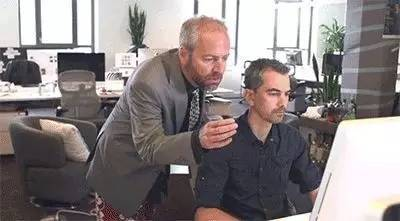
#> input picture book-opencv/img/p2.jpeg, 400 x 221 px
$ python 03basic_io.py
#> lines starting #> are read from the running program, lines starting #| are printed output that depends on the picture; after the words box and inside, x2 and y2 are one past the last pixel; in counts of white or black regions, pixels touching at a corner belong together
import numpy as np
import cv2 as cv2
import os

# python数据类型有
# Number（数字）
# String（字符串）
# List（列表）
# Tuple（元组）
# Sets（集合）
# Dictionary（字典）

# numpy的数据类型
# bool 用一位存储的布尔类型（值为TRUE或FALSE）
# inti 由所在平台决定其精度的整数（一般为int32或int64）
# int8 整数，范围为128至127
# int16 整数，范围为32 768至32 767
# int32 整数，范围为231至231 1
# int64 整数，范围为263至263 1
# uint8 无符号整数，范围为0至255
# uint16 无符号整数，范围为0至65 535
# uint32 无符号整数，范围为0至2321
# uint64 无符号整数，范围为0至2641
# float16 半精度浮点数（16位）：其中用1位表示正负号，5位表示指数，10位表示尾数
# float32 单精度浮点数（32位）：其中用1位表示正负号，8位表示指数，23位表示尾数
# float64或float 双精度浮点数（64位）：其中用1位表示正负号，11位表示指数，52位表示尾数
# complex64 复数，分别用两个32位浮点数表示实部和虚部
# complex128或complex 复数，分别用两个64位浮点数表示实部和虚部

img = np.zeros((3,3), dtype=np.uint8)
print(img)

# 图片转成BGR的格式
img = cv2.cvtColor(img, cv2.COLOR_GRAY2BGR)
print(img)

# 常见的色彩表示法：灰度、RGB、HSV

img = np.zeros((3,3), dtype=np.uint8)
print(img.shape)

# python使用cv2代表最新的接口，可以不使用cv模块编程
img = cv2.imread('img/p2.jpeg')
#> img is the input picture: shape (221, 400, 3); mean B, G, R 130.7, 130.4, 138.3
cv2.imwrite('img/p2.png',img)

# 加载灰度图像
grayImage = cv2.imread('img/p2.jpeg',cv2.IMREAD_GRAYSCALE)
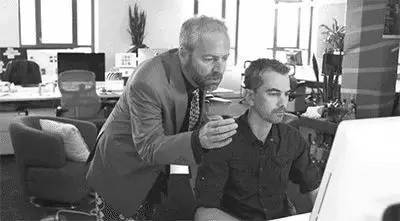
#> grayImage: shape (221, 400); min 0, max 255, mean 132.8
cv2.imwrite('img/p2_gray.png',grayImage)

# [11 lines of commented-out code are left out]
randomByteArray = bytearray(os.urandom(120000))
flatNumpyArray = np.array(randomByteArray)

grayImage = flatNumpyArray.reshape(300,400)
cv2.imwrite('img/p2_convert_gray.png',grayImage)
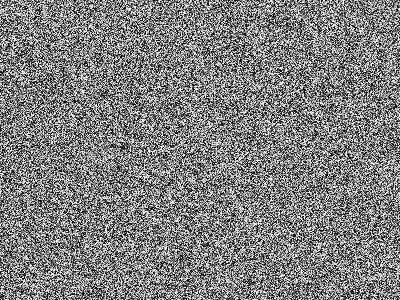
#> saved as p2_convert_gray.png: shape (300, 400); min 0, max 255, mean 127.6

bgrImage = flatNumpyArray.reshape(100,400,3)
cv2.imwrite('img/p2_convert_bgr.png',bgrImage)
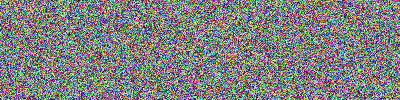
#> saved as p2_convert_bgr.png: shape (100, 400, 3); mean B, G, R 127.3, 127.9, 127.6

# 改变像素颜色
img = cv2.imread('img/p2.jpeg')
img[:,:,1] = 0
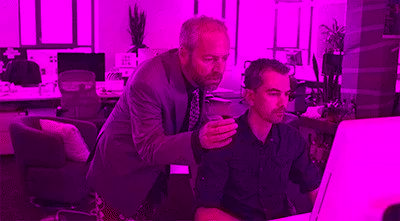
#> img: shape (221, 400, 3); mean B, G, R 130.7, 0, 138.3
cv2.imwrite('img/p2_no_green.png',img)

# 感兴趣区域（Region of Interest, ROI)
img = cv2.imread('img/p2.jpeg')
my_roi = img[0:20,0:20]
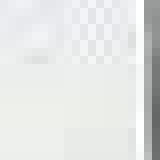
#> my_roi: shape (20, 20, 3) (shown 8 times larger); mean B, G, R 227.9, 228.9, 227.2
img[10:30,10:30] = my_roi
#> img: shape (221, 400, 3); 0.45% of pixels changed, all inside (x1, y1, x2, y2) = (10, 10, 30, 30)
cv2.imwrite('img/p2_roi.png',img)

# 图像尺寸
img = cv2.imread('img/p2.jpeg')
print(img.shape)    # 宽度、高度、通道数（比如RGB是3）
#| (221, 400, 3)
print(img.size)     # 像素大小
#| 265200
print(img.dtype)    # 数据类型
#| uint8
img = cv2.imread('img/p2.jpeg',cv2.IMREAD_GRAYSCALE)
print(img.shape)
#| (221, 400)
print(img.size)
#| 88400
print(img.dtype)
#| uint8

# 显示图像
img = cv2.imread('img/p2.jpeg')
cv2.imshow('show',img)
cv2.waitKey()
cv2.destroyAllWindows()

$ run again, with book-opencv/img/persons.jpg copied over book-opencv/img/p2.jpeg
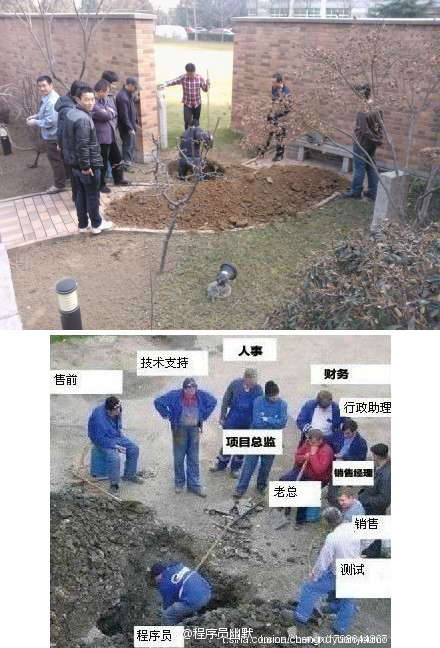
#> input picture book-opencv/img/persons.jpg, 440 x 648 px
#> img is the input picture: shape (648, 440, 3); mean B, G, R 152, 150.7, 155
#> `cv2.imwrite('img/p2_convert_bgr.png',bgrImage)`:
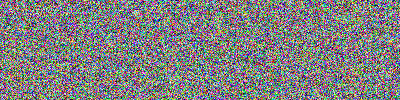
#> saved as p2_convert_bgr.png: shape (100, 400, 3); mean B, G, R 127.9, 127.5, 127.4
#> `img[10:30,10:30] = my_roi`:
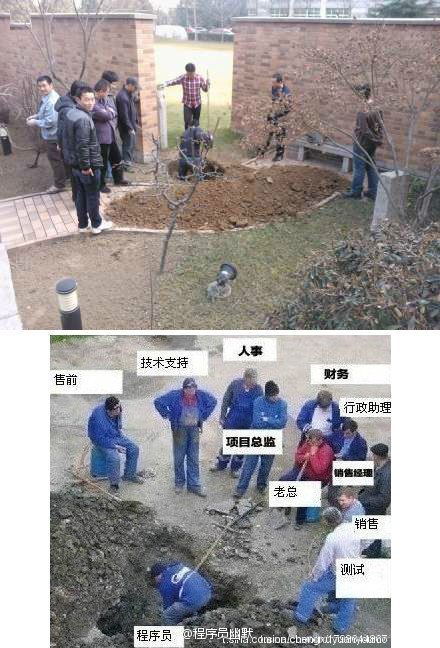
#> img: shape (648, 440, 3); 0.14% of pixels changed, all inside (x1, y1, x2, y2) = (10, 10, 30, 30)
#| (648, 440, 3)
#| 855360
#| uint8
#| (648, 440)
#| 285120
#| uint8
